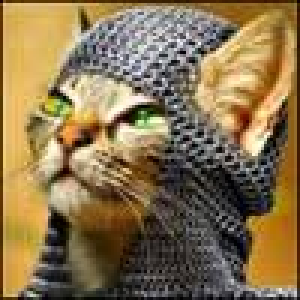
#> input picture Laba2_folder/picture.jpg, 100 x 100 px (shown 3 times larger)
$ python Laba2.py
#> lines starting #> are read from the running program, lines starting #| are printed output that depends on the picture
from random import randint #помехоустойчивое кодирование
from PIL import Image, ImageDraw

Debug = 2 #вид вывода результата

image = Image.open('picture.jpg')
#> image is the input picture: PIL image 100x100 RGB; mean R, G, B 137.4, 115.8, 78.8
image2 = image.copy()
draw = ImageDraw.Draw(image)  # Создаем инструмент для рисования
width, height = image.size # Определяем ширину и высоту
#> width = 100; height = 100
pix = image.load()  # Выгружаем значения пикселей

image.save("task1.jpg", "JPEG")

# 2 пункт: значение пикселя переводим в бинарный вид, в каждое значение
def binary(value):
    # вносим ошибки (количество ошибок всегда = 1), возвращаем десятичный вид и выводим
    pos = 1 << randint(0, 7) # случайный бит(сдвигаем биты числа влево на заданное кол-во позиций)
    return value ^ pos # сложение по модулю 2
    # вносим ошибки (количество ошибок от 1 до t), возвращаем десятичный вид и выводим


# 3 пункт: тоже самое, что и во втором пункте, но с кодированием кодом Хэмминга
pix = image2.load()  # Выгружаем значения пикселей, двоичные числа в картинку

# допустим 'C' - контрольные биты, 'b' - оригинальные биты слова
# CCbCbbbCbbbb -> 0, 1, 3, 7 - контрольные биты
# теперь укажем через 'C' - где находится контрольный бит, 'x' - какие биты суммируем, '_' - а какие не суммируем
# C_x_x_x_x_x_ -> 0, 1, 3, 4 и 6 - биты для первого контрольного бита
#_Cx__xx__xx_ -> 0, 2, 3, 5 и 6 - биты для второго контрольного бита
#___Cxxx____x -> 1, 2, 3 и 7 - биты для третьего контрольного бита
#_______Cxxxx -> 4, 5, 6 и 7 - биты для четвёртого контрольного бита
#Контрольный бит удлиняет слово и добавляет информацию, чтобы защитить от ошибок

def encoder(orig):      # функция находит контрольные биты в слове и собирает результат из 12 битов, где 4 из них - контрольные
    ctrl_bit1 = str((int(orig[0]) + int(orig[1]) + int(orig[3]) + int(orig[4]) + int(orig[6])) % 2)
    ctrl_bit2 = str((int(orig[0]) + int(orig[2]) + int(orig[3]) + int(orig[5]) + int(orig[6])) % 2)
    ctrl_bit3 = str((int(orig[1]) + int(orig[2]) + int(orig[3]) + int(orig[7])) % 2)
    ctrl_bit4 = str((int(orig[4]) + int(orig[5]) + int(orig[6]) + int(orig[7])) % 2)
    return (
        ctrl_bit1
        + ctrl_bit2
        + orig[0]
        + ctrl_bit3
        + orig[1]
        + orig[2]
        + orig[3]
        + ctrl_bit4
        + orig[4:]
    )

def decoder(result):      # функция декодирования, которая пытается восстановить испорченные биты (буквы с ошибками)
    error_str = result[2] + result[4] + result[5] + result[6] + result[8:] #вычленяем из входных данных только биты слова
    check_str = encoder(error_str)
    a = (result[0] != check_str[0]) # проверяем первый контрольный бит
    b = (result[1] != check_str[1]) << 1 # проверяем второй контрольный бит
    c = (result[3] != check_str[3]) << 2 # проверяем третий контрольный бит
    d = (result[7] != check_str[7]) << 3 # проверяем четвёртый контрольный бит
    pos = a + b + c + d - 1 #0 или ошибка
    # позиция испорченного бита ни с проста нумеруется от 1,
    # чтобы (a + b + c + d - 1) могло выдавать -1, если ошибок нет
    if pos < 12 and pos != -1:
        recovered_str = result[:pos] + str(1 - int(result[pos])) + result[pos + 1:] # пытаемся исправить ошибку заменой 0 на 1 в определенной позиции
    else:
        recovered_str = result # если ошибок нет (pos == -1) или повреждено больше одной буквы (pos >= 12), то восстановление не применяется
    new_pix = recovered_str[2] + recovered_str[4] + recovered_str[5] + recovered_str[6] + recovered_str[8:]
    return check_str, recovered_str, new_pix # то, что выводится в консоли

"""Main function of generation scares and return the new picture"""
def binary2(value):      # функция переводит в двоичную систему, кодирует, добавляет ошибки и декодирует
    orig = bin(value)[2:] # оригинальное слово
    orig = orig.rjust(8, "0") # дописываем незначащие нули в начало так, чтобы в итоге длина слова всегда была равна 8
    error_str = bin(binary(value))[2:] # испорченное слово
    error_str = error_str.rjust(8, "0") # дописываем незначащие нули в начало так, чтобы в итоге длина слова всегда была равна 8
    def_str = encoder(orig) # защищённое оригинальное слово
    result = def_str[0] + def_str[1] + error_str[0] + def_str[3] + error_str[1] + error_str[2] + error_str[3] + def_str[7] + error_str[4:] # подменяем биты на испорченные
    check_str, recovered_str, new_pix = decoder(result)
    if Debug == 1: print(orig, "->", result, "->", new_pix)
    elif Debug > 1: print(orig, "->", def_str, "->", result, "->", check_str, "->", recovered_str, "->", new_pix)
    return int(new_pix, 2)

for y in range(height):
    for x in range(width):
        r, g, b = map(binary, pix[x, y]) # каждый цветовой канал прогоняем отдельно

        draw.point((x, y), (r, g, b)) #рисуем пиксель

image.save("task2.jpg", "JPEG")
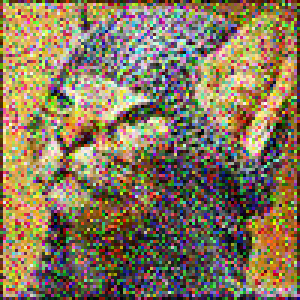
#> saved as task2.jpg: PIL image 100x100 RGB (shown 3 times larger); mean R, G, B 135.4, 118.7, 90.8

for y in range(height):
    for x in range(width):
        r, g, b = map(binary2, pix[x, y]) # каждый цветовой канал прогоняем отдельно
        draw.point((x, y), (r, g, b)) #рисуем пиксель
#> this loop made 100 passes
#> (printed output is left out)

image.save("task3.jpg", "JPEG") #не забываем сохранить изображение
